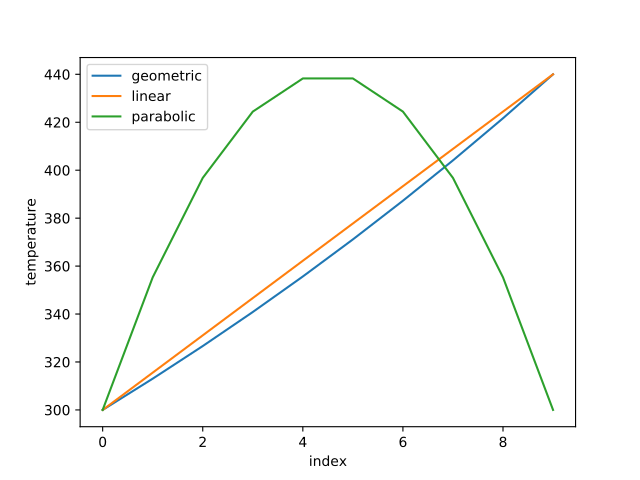

Here is the Python script that generated this plot:
import matplotlib.pyplot as plt
import molecular as mol

n_temps = 10
geometric = mol.temp_schedule(300, 440, n_temps, 'geometric')
linear = mol.temp_schedule(300, 440, n_temps, 'linear')
parabolic = mol.temp_schedule(300, 440, n_temps, 'parabolic')

plt.figure()
plt.plot(range(n_temps), geometric, label='geometric')
plt.plot(range(n_temps), linear, label='linear')
plt.plot(range(n_temps), parabolic, label='parabolic')
plt.xlabel('index')
plt.ylabel('temperature')
plt.legend()
plt.show()
